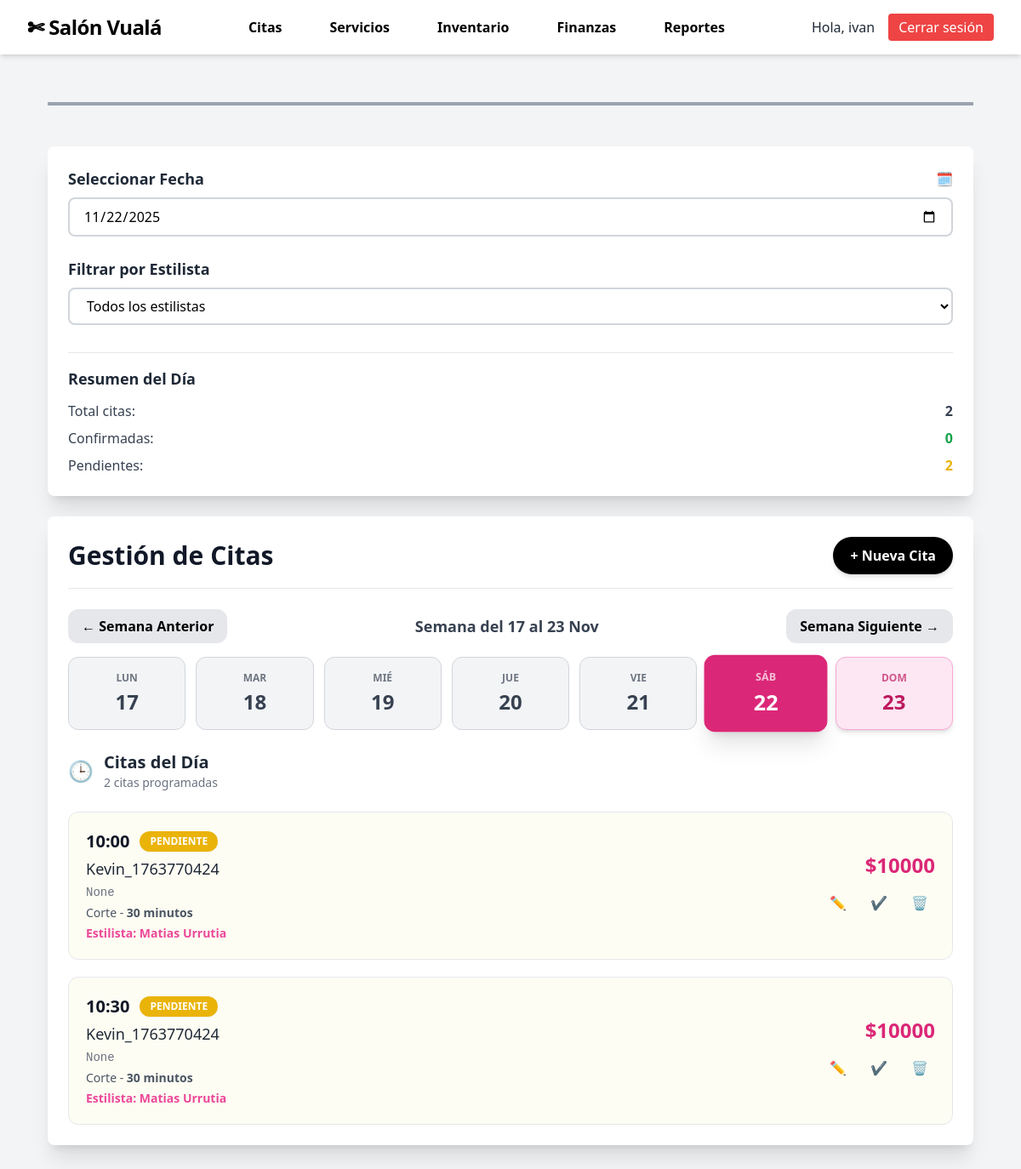
Screenshot of /agenda/citas/?fecha=2025-11-22 (signed in) with the database file from the repository.
### usuarios/models.py (models this page shows)
class Usuarios(AbstractUser):
    rut = models.CharField(
        max_length=10,
        unique=True,
        validators=[validar_formato_rut, validar_dv_rut],
        help_text="Ingrese un RUT sin puntos. Ej: 12345678-9"
    )
    telefono = models.CharField(max_length=13, blank=True, null=True)
    tipo_usuario = models.CharField(
        max_length=50,
        choices=[
            ('admin', 'Administrador'),
            ('cliente', 'Cliente'),
            ('trabajador', 'Trabajador'),
        ],
        default='cliente'
    )
    is_verified = models.BooleanField(default=False)
    def __str__(self):
        return self.username

### agenda/models.py (models this page shows, shortened)
class Cita(models.Model):
    ESTADO_CHOICES = [
        ('pendiente', 'Pendiente'),
        ('confirmada', 'Confirmada'),
        ('cancelada', 'Cancelada'),
    ]
    cliente = models.ForeignKey(Usuarios, on_delete=models.CASCADE, blank=True, null=True ,related_name='citas_cliente')
    telefono = models.CharField(max_length=20, blank=True, null=True)
    sucursal = models.ForeignKey(Sucursales, on_delete=models.CASCADE, blank=True, null=True)
    servicio = models.ForeignKey(Servicio, on_delete=models.CASCADE)
    estilista = models.ForeignKey(settings.AUTH_USER_MODEL, on_delete=models.SET_NULL, null=True, related_name='citas_estilista')
    fecha = models.DateField()
    hora = models.TimeField()
    estado = models.CharField(max_length=20, choices=ESTADO_CHOICES, default='pendiente')
    creado = models.DateTimeField(auto_now_add=True)

class Servicio(models.Model):
    nombre = models.CharField(max_length=100)
    descripcion = models.TextField(blank=True)
    precio = models.PositiveIntegerField(default=0)
    duracion = models.IntegerField(choices=duracion_choices)

### agenda/views.py (the view)
# urls.py: path('citas/', views.citas, name='citas'),
@login_required
def citas(request):
    fecha_str = request.GET.get("fecha")
    try:
        fecha = datetime.strptime(fecha_str, "%Y-%m-%d").date() if fecha_str else date.today()
    except:
        fecha = date.today()
    shift = int(request.GET.get("semana", 0))
    fecha = fecha + timedelta(days=7 * shift)
    inicio_semana = fecha - timedelta(days=fecha.weekday())
    semana = [inicio_semana + timedelta(days=i) for i in range(7)]
    estilista_id = request.GET.get('estilista')
    citas = Cita.objects.filter(fecha=fecha)
    if estilista_id:
        citas = citas.filter(estilista_id=estilista_id)
    total = citas.count()
    confirmadas = citas.filter(estado='confirmada').count()
    pendientes = citas.filter(estado='pendiente').count()
    citas_por_dia = {
        d: Cita.objects.filter(fecha=d).count()
        for d in semana
    }
    return render(request, 'agenda/citas.html', {
        "fecha": fecha,
        "hoy": date.today(),
        "semana": semana,
        "citas": citas,
        "estilistas": User.objects.filter(is_active=True),
        "citas_por_dia": citas_por_dia,
        "total": total,
        "confirmadas": confirmadas,
        "pendientes": pendientes
    })

### agenda/templates/agenda/citas.html (shortened to what this page needs)
{% extends "inicio/base_dashboard.html" %}
{% block content %}
<div class="min-h-screen bg-gray-100 p-4 sm:p-6 lg:p-8">
    <div class="max-w-7xl mx-auto pt-6 mb-6 border-t-4 border-gray-400"></div>
    <div class="flex flex-col xl:flex-row gap-6 max-w-7xl mx-auto">
        <aside class="w-full xl:w-1/4 bg-white shadow-xl rounded-lg p-6 h-fit">
            <form method="GET">
                <div class="mb-6">
                    <div class="flex items-center justify-between mb-2">
                        <h2 class="font-bold text-lg text-gray-800">Seleccionar Fecha</h2>
                        <span class="text-gray-500">🗓</span>
                    </div>
                    <input type="date" name="fecha" value="{{ fecha|date:'Y-m-d'}}"
                        onchange="this.form.submit()"
                        class="w-full border-2 border-gray-300 focus:border-pink-500 focus:ring-pink-500 rounded-lg px-4 py-2 transition">
                </div>
                <div class="mb-6">
                    <h2 class="font-bold text-lg text-gray-800 mb-2">Filtrar por Estilista</h2>
                    <select name="estilista"
                        onchange="this.form.submit()"
                        class="w-full border-2 border-gray-300 focus:border-pink-500 focus:ring-pink-500 rounded-lg px-4 py-2 bg-white transition">
                        <option value="">Todos los estilistas</option>
                    </select>
                </div>
            </form>
            <div class="mt-8 pt-4 border-t border-gray-200">
                <h2 class="font-bold text-lg text-gray-800 mb-3">Resumen del Día</h2>
                <ul class="space-y-2 text-gray-700">
                    <li class="flex justify-between">Total citas: <span class="font-bold">{{ total }}</span></li>
                    <li class="flex justify-between">Confirmadas: <span class="font-bold text-green-600">{{ confirmadas }}</span></li>
                    <li class="flex justify-between">Pendientes: <span class="font-bold text-yellow-500">{{ pendientes }}</span></li>
                </ul>
            </div>
        </aside>
        <section class="flex-1 bg-white shadow-xl rounded-lg p-6">
            <div class="flex flex-col sm:flex-row justify-between items-start sm:items-center mb-6 border-b pb-4">
                <h1 class="text-3xl font-extrabold text-gray-900">Gestión de Citas</h1>
                <a href="{% url 'nueva_cita' %}" class="bg-black text-white px-5 py-2.5 rounded-full font-semibold hover:bg-pink-500 transition shadow-md hover:shadow-lg">
                    + Nueva Cita
                </a>
            </div>
<div class="flex justify-between items-center mb-4">
    <a href="?fecha={{ fecha|date:'Y-m-d' }}&semana=-1"
       class="px-4 py-2 bg-gray-200 hover:bg-gray-300 rounded-xl transition font-semibold">
        ← Semana Anterior
    </a>
    <p class="font-bold text-lg text-gray-700 animate-fade">
        Semana del {{ semana.0|date:"d" }} al {{ semana.6|date:"d M" }}
    </p>
    <a href="?fecha={{ fecha|date:'Y-m-d' }}&semana=1"
       class="px-4 py-2 bg-gray-200 hover:bg-gray-300 rounded-xl transition font-semibold">
        Semana Siguiente →
    </a>
</div>
<div class="grid grid-cols-7 gap-3 mb-6">
    {% for d in semana %}
        {% with count=citas_por_dia.d %}
        <a href="?fecha={{ d|date:'Y-m-d' }}"
           class="flex flex-col items-center p-4 rounded-xl border transition-all duration-300 transform hover:-translate-y-1
                {% if d == fecha %}
                    bg-pink-600 text-white border-pink-600 shadow-xl scale-105
                {% elif d == hoy %}
                    bg-pink-100 text-pink-700 border-pink-300 shadow-md
                {% else %}
                    bg-gray-100 text-gray-700 border-gray-300 hover:shadow-lg
                {% endif %}">
            <span class="text-xs font-bold uppercase opacity-70">{{ d|date:"D" }}</span>
            <span class="text-2xl font-extrabold mt-1">
                {{ d|date:"d" }}
            </span>
        </a>
        {% endwith %}
    {% endfor %}
</div>
            <div class="flex items-center mb-6">
                <span class="text-2xl text-gray-500 mr-3">🕒</span>
                <div>
                    <h2 class="text-xl font-semibold text-gray-800">Citas del Día</h2>
                    <p class="text-sm text-gray-500">{{ total }} citas programadas</p>
                </div>
            </div>
            <div class="space-y-5">
                {% for c in citas %}
                <div class="border border-gray-200 rounded-xl p-5 flex flex-col md:flex-row justify-between items-start md:items-center
                    {% if c.estado == 'confirmada' %}bg-green-50/50{% else %}bg-yellow-50/50{% endif %} hover:shadow-lg transition">
                    <div class="flex-1 space-y-1">
                        <div class="flex items-center space-x-3">
                            <p class="font-extrabold text-xl text-gray-900">{{ c.hora|time:"H:i" }}</p>
                            <span class="px-3 py-1 rounded-full text-xs text-white font-bold uppercase shadow-sm
                                {% if c.estado == 'confirmada' %}
                                    bg-green-500
                                {% else %}
                                    bg-yellow-500
                                {% endif %}
                            ">
                                {{ c.estado|title }}
                            </span>
                        </div>
                        <p class="text-lg font-medium text-gray-800">{{ c.cliente }}</p>
                        <p class="text-gray-500 text-sm font-mono">{{ c.telefono }}</p>
                        <p class="text-gray-600 text-sm">{{ c.servicio.nombre }} - <span class="font-semibold">{{ c.servicio.get_duracion_display }}</span></p>
                        <p class="text-sm text-pink-500 font-semibold">Estilista: {{ c.estilista.first_name }} {{ c.estilista.last_name }}</p>
                    </div>
                    <div class="mt-4 md:mt-0 text-left md:text-right">
                        <p class="font-extrabold text-2xl text-pink-600">${{ c.servicio.precio }}</p>
                        <div class="flex gap-3 mt-2 justify-start md:justify-end">
    <a href="{% url 'editar_cita' c.id %}"
       class="text-gray-400 hover:text-blue-500 transition p-2 rounded-full hover:bg-gray-100">
        ✏️
    </a>
    {% if c.estado == 'pendiente' %}
        <a href="{% url 'confirmar_cita' c.id %}"
           class="text-gray-400 hover:text-green-500 transition p-2 rounded-full hover:bg-gray-100">
            ✔️
        </a>
    {% else %}
        <a href="{% url 'pendiente_cita' c.id %}"
           class="text-gray-400 hover:text-yellow-500 transition p-2 rounded-full hover:bg-gray-100">
            ⏳
        </a>
    {% endif %}
    <a href="{% url 'eliminar_cita' c.id %}"
       class="text-gray-400 hover:text-red-500 transition p-2 rounded-full hover:bg-gray-100">
        🗑️
    </a>
</div>
                    </div>
                </div>
                {% empty %}
                <p class="text-center text-gray-500 py-6">No hay citas para esta fecha.</p>
                {% endfor %}
            </div>
        </section>
    </div>
</div>
{% endblock %}

### inicio/templates/inicio/navbar.html (shortened to what this page needs)
{% load static %}
<nav class="bg-white text-black shadow-md">
    <div class="max-w-7xl mx-auto px-4 sm:px-6 lg:px-8">
        <div class="flex justify-between h-16 items-center gap-12">
            <div class="flex-shrink-0 flex items-center">
                <a href="{% url 'dashboard' %}" class="text-2xl font-bold tracking-tight hover:text-pink-400 transition-colors">
                   ✄ Salón Vualá
                </a>
            </div>
            <div class="hidden md:flex md:items-center space-x-6">
<div class="hidden md:flex md:items-center space-x-6">
    <a href="{% url 'citas' %}" class="hover:text-white hover:bg-black font-bold rounded-md px-4 py-2 transition-colors">Citas</a>
    <a href="{% url 'lista_servicios' %}" class="hover:text-white hover:bg-black font-bold rounded-md px-4 py-2 transition-colors">Servicios</a>
    <a href="{% url 'inventario' %}" class="hover:text-white hover:bg-black font-bold rounded-md px-4 py-2 transition-colors">Inventario</a>
    <a href="{% url 'finanzas' %}" class="hover:text-white hover:bg-black font-bold rounded-md px-4 py-2 transition-colors">Finanzas</a>
    <a href="{% url 'reportes' %}" class="hover:text-white hover:bg-black font-bold rounded-md px-4 py-2 transition-colors">Reportes</a>
</div>
            </div>
            <div class="hidden md:flex md:items-center">
                {% if request.user.is_authenticated %}
                    <span class="mr-4 text-gray-800 font-medium">Hola, {{ request.user.first_name|default:request.user.username }}</span>
                    <a href="{% url 'logout_usuario' %}" class="bg-red-500 text-white px-3 py-1 rounded hover:bg-red-600 transition-colors">Cerrar sesión</a>
                {% else %}
                    <a href="" class="bg-black text-white font-bold px-3 py-1 rounded hover:bg-pink-400 transition-colors">Iniciar sesión</a>
                {% endif %}
            </div>
        </div>
    </div>
</nav>

### rows the page displays
Usuarios: user.first_name "ivan"
Cita: hora "10:00", estado "PENDIENTE", cliente "Kevin_1763770424", telefono "None", servicio.nombre "Corte", servicio.duracion "30 minutos", estilista.first_name "Matias", estilista.last_name "Urrutia", servicio.precio "10000"
Cita: hora "10:30", estado "PENDIENTE", cliente "Kevin_1763770424", telefono "None", servicio.nombre "Corte", servicio.duracion "30 minutos", estilista.first_name "Matias", estilista.last_name "Urrutia", servicio.precio "10000"

### other values shown
{{ total }} "2"
{{ confirmadas }} "0"
{{ pendientes }} "2"
{{ semana.0|date:"d" }} "17"
{{ semana.6|date:"d M" }} "23 Nov"
{{ d|date:"D" }} "LUN" "MAR" "MIÉ" "JUE" "VIE" "SÁB" "DOM"
{{ d|date:"d" }} "17" "18" "19" "20" "21" "22" "23"
